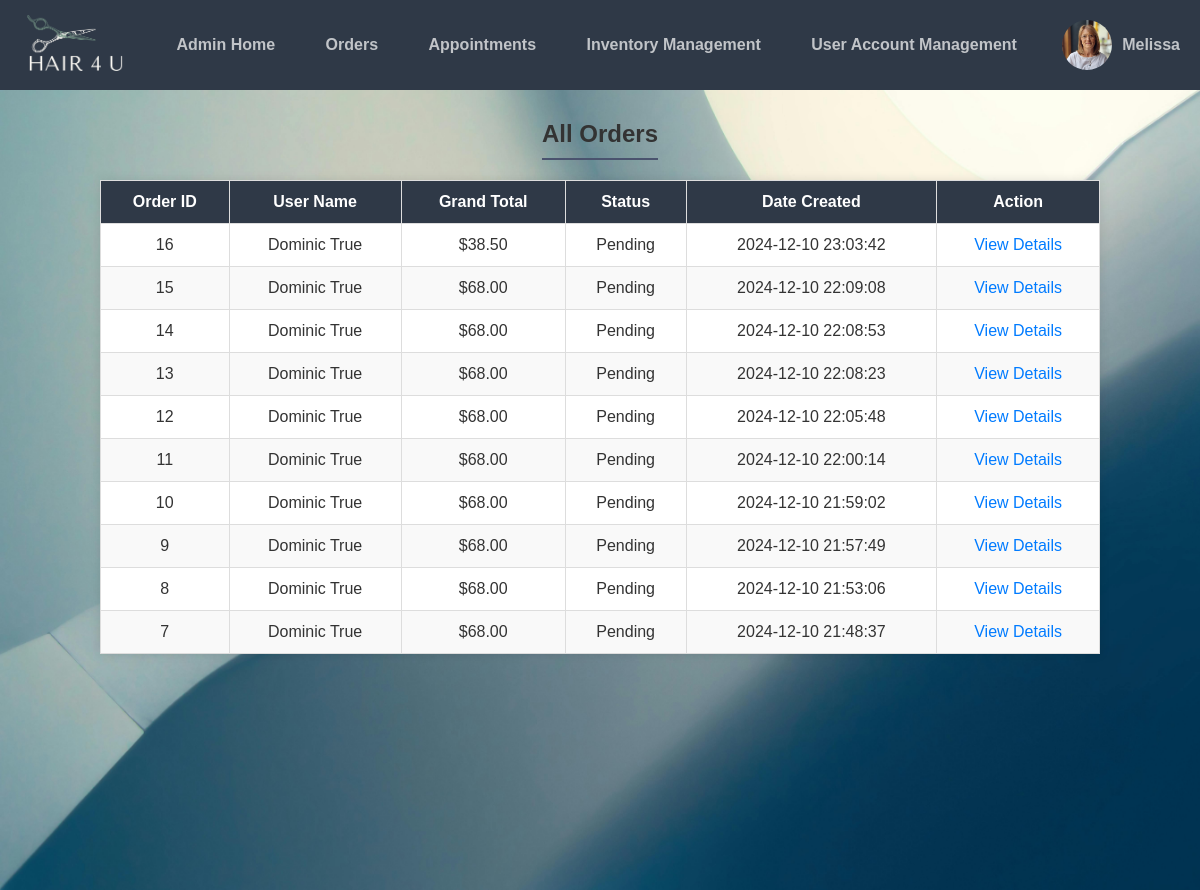
The app's page /cms/orders.php (signed in), older data.
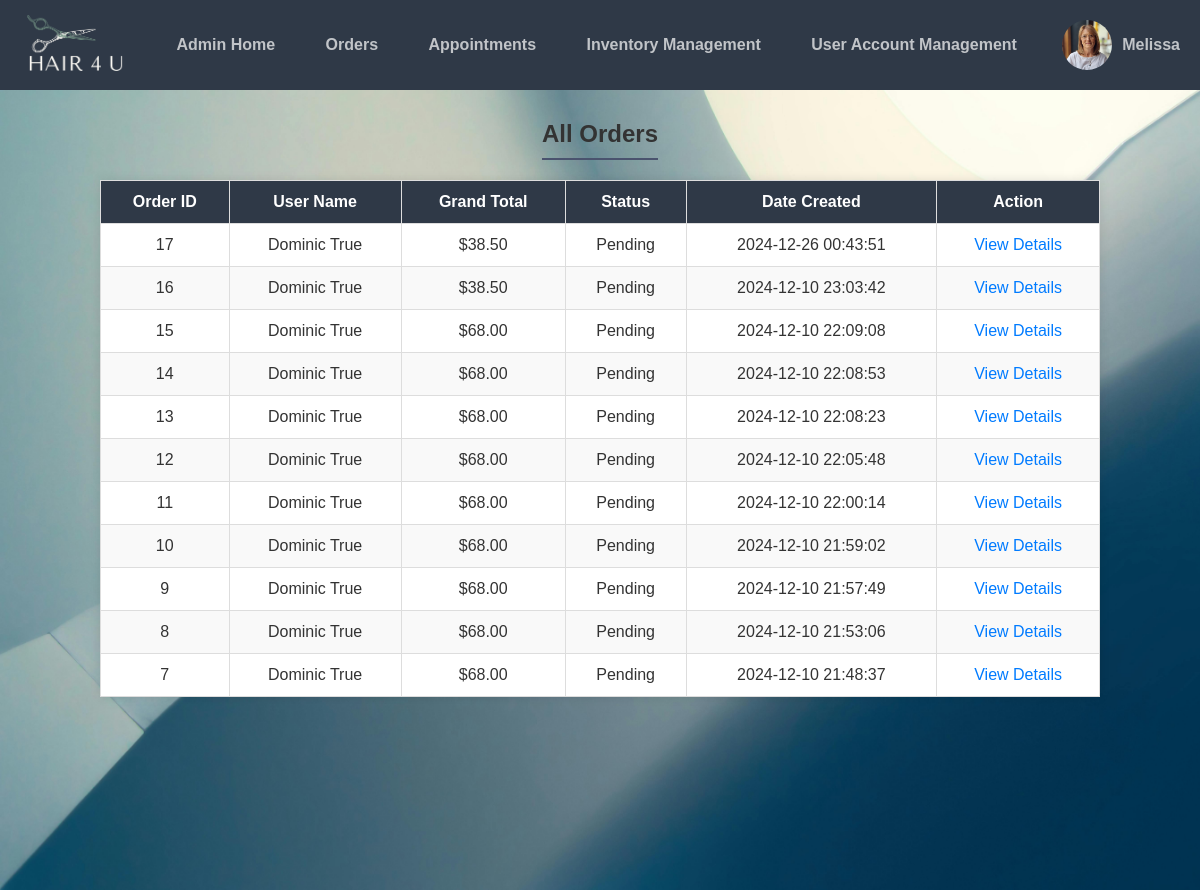
The same page, newer data.
### tables this page shows
CREATE TABLE `business_logo` (
  `id` int(11) NOT NULL,
  `logo_path` varchar(255) NOT NULL
);

CREATE TABLE `admin_images` (
  `id` int(11) NOT NULL,
  `account_id` int(11) NOT NULL,
  `image_path` varchar(255) NOT NULL
);

CREATE TABLE `orders` (
  `order_id` int(11) NOT NULL,
  `user_id` int(11) NOT NULL,
  `grand_total` decimal(10,2) NOT NULL,
  `status` enum('Pending','Completed') NOT NULL DEFAULT 'Pending',
  `created_at` timestamp NOT NULL DEFAULT current_timestamp()
);

CREATE TABLE `accounts` (
  `id` int(11) NOT NULL,
  `firstname` varchar(50) NOT NULL,
  `lastname` varchar(100) NOT NULL,
  `username` varchar(50) NOT NULL,
  `password` varchar(255) NOT NULL,
  `email` varchar(100) NOT NULL,
  `phone` varchar(20) NOT NULL,
  `ad_1` varchar(50) NOT NULL,
  `activation_code` varchar(50) DEFAULT '',
  `role` enum('admin','customer') NOT NULL DEFAULT 'customer',
  `reset_token` varchar(255) DEFAULT NULL,
  `reset_token_expiry` datetime DEFAULT NULL
);

### cms/orders.php (the view, shortened to what this page needs)
<?php
include 'setup.php';
$role = $_SESSION['role'];
if ($role === 'admin') {
    $query = "SELECT orders.*, accounts.firstname, accounts.lastname
              FROM orders
              JOIN accounts ON orders.user_id = accounts.id
              ORDER BY orders.created_at DESC";
    $stmt = $conn->prepare($query);
}
$stmt->execute();
$result = $stmt->get_result();
?>
<!DOCTYPE html>
<html>
<head>
    <link href="css/style.css" rel="stylesheet" type="text/css">
    <link href="css/admin.css" rel="stylesheet" type="text/css">
    <link rel="stylesheet" href="https://cdnjs.cloudflare.com/ajax/libs/font-awesome/6.0.0-beta3/css/all.min.css">
</head>
<body>
<?php
if ($role === 'admin') {
    include 'admin_navbar.php';
} else {
    include 'customer_navbar.php';
}
?>
<div class="content">
    <h2><?php echo ($role === 'admin') ? "All Orders" : "My Orders"; ?></h2>
    <table class="order-list">
        <thead>
            <tr>
                <th>Order ID</th>
                <th>User Name</th>
                <th>Grand Total</th>
                <th>Status</th>
                <th>Date Created</th>
                <th>Action</th>
            </tr>
        </thead>
        <tbody>
            <?php
            if ($result->num_rows > 0) {
                while ($row = $result->fetch_assoc()) {
                    echo "<tr>";
                    echo "<td>" . $row['order_id'] . "</td>";
                    echo "<td>" . htmlspecialchars($row['firstname'], ENT_QUOTES) . " " . htmlspecialchars($row['lastname'], ENT_QUOTES) . "</td>";
                    echo "<td>$" . $row['grand_total'] . "</td>";
                    echo "<td>" . $row['status'] . "</td>";
                    echo "<td>" . $row['created_at'] . "</td>";
                    echo "<td><a href='order_details.php?order_id=" . $row['order_id'] . "'>View Details</a></td>";
                    echo "</tr>";
                }
            } else {
                echo "<tr><td colspan='6'>No orders found</td></tr>";
            }
            ?>
        </tbody>
    </table>
</div>
</body>
</html>

### cms/admin_navbar.php (shortened to what this page needs)
<?php
include 'setup.php';
if (isset($_SESSION['user_details']) && isset($_SESSION['user_details']['account_id'])) {
    $accountId = $_SESSION['user_details']['account_id'];
    $firstName = htmlspecialchars($_SESSION['user_details']['firstname'], ENT_QUOTES);
} else {
    $firstName = "User";
    $accountId = null;
}
$profilePic = 'path/to/default_image.jpg';
if ($accountId) {
    $query = "SELECT image_path FROM admin_images WHERE account_id = ?";
    $stmt = $pdo->prepare($query);
    $stmt->execute([$accountId]);
    $image = $stmt->fetch(PDO::FETCH_ASSOC);
    if ($image && !empty($image['image_path'])) {
        $profilePic = $image['image_path'];
    }
}
$logoPath = 'path/to/default_logo.jpg';
$logoStmt = $pdo->prepare("SELECT logo_path FROM business_logo WHERE id = :id");
$logoStmt->execute(['id' => 2]);
$logoResult = $logoStmt->fetch(PDO::FETCH_ASSOC);
if ($logoResult && !empty($logoResult['logo_path'])) {
    $logoPath = $logoResult['logo_path'];
}
?>
<!DOCTYPE html>
<html>
<head>
    <link href="css/style.css" rel="stylesheet" type="text/css">
    <link href="css/admin.css" rel="stylesheet" type="text/css">
    <link rel="stylesheet" href="https://cdnjs.cloudflare.com/ajax/libs/font-awesome/6.0.0-beta3/css/all.min.css">
</head>
<body>
<nav class="navtop">
    <div class="logo">
        <a href="index.php">
            <img src="<?= $logoPath ?>" alt="Business Logo">
        </a>
    </div>
    <div class="links">
        <a href="admin.php">Admin Home</a>
        <a href="orders.php">Orders</a>
        <a href="appointments.php">Appointments</a>
        <a href="products.php">Inventory Management</a>
        <a href="user_account_management.php">User Account Management</a>
    </div>
    <div class="profile" id="profileMenu">
        <img src="<?= $profilePic ?>" alt="Profile Picture">
        <span><?= $firstName ?></span>
    </div>
</nav>
</body>
</html>

### cms/css/style.css (style rules this page uses)
* { margin: 0; padding: 0; box-sizing: border-box; }
html, body { border: 0; margin: 0; padding: 0; width: 100%; height: 100%; }
body { overflow-x: hidden; }
.content { background-image: url('../img/homepage_bg.jpg'); background-size: cover; background-position: center; background-repeat: no-repeat; min-height: 100vh; display: flex; flex-direction: column; justify-content: flex-start; align-items: center; text-align: center; padding: 20px; }
body { font-family: 'Roboto', sans-serif; }
.profile { position: relative; display: flex; align-items: center; gap: 8px; cursor: pointer; }
.profile img { width: 40px; height: 40px; border-radius: 50%; object-fit: cover; }
.profile span { color: #333; font-size: 16px; font-weight: 500; }

### cms/css/admin.css (style rules this page uses)
body { font-family: Arial, sans-serif; margin: 0; padding: 0; box-sizing: border-box; height: 100vh; display: flex; flex-direction: column; background-color: #f4f4f9; }
.navtop { background-color: #2f3947; height: 90px; display: flex; align-items: center; justify-content: space-between; padding: 0 20px; color: #eaebed; flex-shrink: 0; }
.navtop .logo img { height: 70px; width: auto; }
.navtop .links { display: flex; flex: 1; justify-content: space-around; margin: 0 20px; }
.navtop .links a { color: #c1c4c8; text-decoration: none; font-weight: bold; padding: 0 15px; white-space: nowrap; }
.navtop .profile { display: flex; align-items: center; gap: 10px; }
.navtop .profile img { height: 50px; width: 50px; border-radius: 50%; object-fit: cover; }
.navtop .profile span { color: #c1c4c8; font-weight: bold; white-space: nowrap; }
.content { flex: 1; overflow-y: auto; background-image: url('../img/admin_bg.jpg'); background-size: cover; background-position: center; background-repeat: no-repeat; display: flex; flex-direction: column; padding-top: 0; margin-top: 0; justify-content: flex-start; align-items: center; text-align: center; color: #333; }
.content h2 { margin-top: 30px; border-bottom: 2px solid #4a536e; padding-bottom: 10px; }
.order-list { width: 90%; max-width: 1000px; border-collapse: collapse; margin: 20px auto; background-color: #ffffff; box-shadow: 0 0 10px rgba(0, 0, 0, 0.1); }
.order-list th, .order-list td { padding: 12px; text-align: left; border-bottom: 1px solid #ddd; }
.order-list th { background-color: #2f3947; color: white; text-align: center; font-weight: bold; }
.order-list td { text-align: center; }
.order-list td a { color: #007bff; text-decoration: none; }
table { width: 100%; border-collapse: collapse; }
th, td { border: 1px solid #ddd; padding: 8px; }
* { margin: 0; padding: 0; box-sizing: border-box; }
table th, table td { padding: 12px 15px; border: 1px solid #ddd; }
table th { background: #f4f4f4; color: #333; font-weight: bold; }
table tr:nth-child(even) { background: #f9f9f9; }

Row changes from the older to the newer data that the page shows:
added orders: order_id "17", user.firstname "Dominic", user.lastname "True", grand_total "38.50", status "Pending", created_at "2024-12-26 00:43:51"
